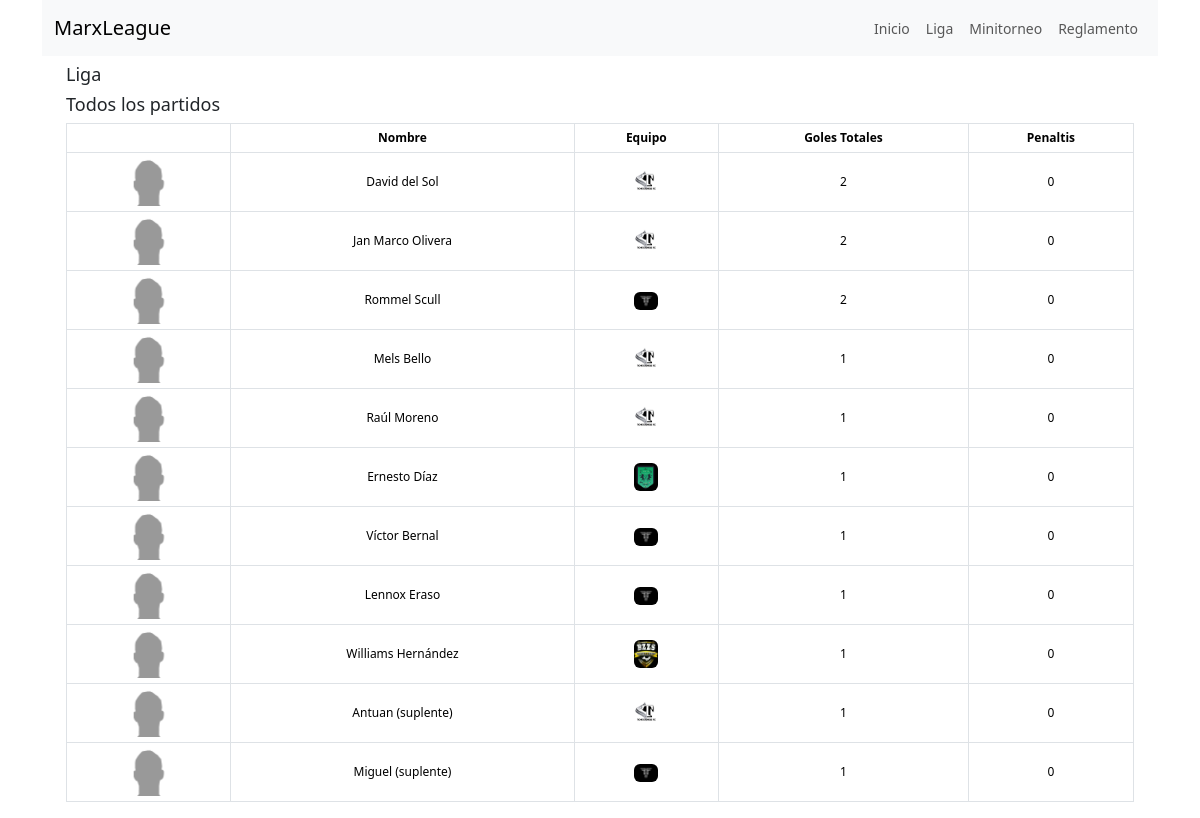
The page /stats/liga on the database its author committed.
### futbol/models/league.py (models this page shows, shortened)
class League(models.Model):
    name = models.CharField(max_length=100, unique=True, default="Nombre")
    slug = models.SlugField(max_length=100, unique=True, blank=True, null=True)
    teams = models.ManyToManyField('Team', related_name='leagues')

### futbol/models/player.py (models this page shows, shortened)
class Player(models.Model):
    name = models.CharField(max_length=100, unique=True, default="Nombre")
    grade = models.CharField(max_length=50, null=True, blank=True)
    imagen = models.CharField(max_length=100, null=True, blank=True)
    alias = models.CharField(max_length=50, null=True, blank=True)

### futbol/views/pages/stats_menu_option_page.py (the view)
# urls.py: path("stats/<slug:league_slug>", StatsMenuOptionPageView.as_view(), name="stats_page"),
class StatsMenuOptionPageView(TemplateView):
    template_name = "pages/stats_menu_option_page.html"
    def get_context_data(self, **kwargs):
        context = super().get_context_data(**kwargs)
        league = League.objects.get(slug=self.kwargs.get('league_slug'))
        stats_goals_view = StatsGoalsView(**kwargs)
        stats_goals_context = stats_goals_view.get_context_data(request=self.request, league_slug=self.kwargs.get('league_slug'),limits=5, show_details=True)
        stats_goals_view = render_to_string(stats_goals_view.template_name, stats_goals_context)
        context['stats_goals_view'] = stats_goals_view
        context['league'] = league
        return context

### futbol/templates/views/stats_goals_view.html (shortened to what this page needs)
{% load static %}
<table class="table table-bordered table-condensed">
  <thead>
    <tr>
      <th class="text-center"></th>
      <th class="text-center">Nombre</th>
      <th class="text-center">Equipo</th>
      <th class="text-center">Goles Totales</th>
      <th class="text-center">Penaltis</th>
    </tr>
  </thead>
  <tbody>
    {% for goal in goals %}
      <tr>
        <td class="text-center">
          <img style="height: 48; width: 48px" src="{% static 'futbol/images/players/' %}{{ goal.player__imagen|default:'na' }}.png" class="rounded" alt="Logo" /> <br />
        </td>
        <td class="text-center align-middle">{{ goal.player__name }}</td>
        <td class="text-center align-middle">
          <img style="height: 24; width: 24px" src="{% static 'futbol/images/logos/' %}{{ goal.player__playerleagueteam__team__imagen|default:'na' }}.png" class="rounded" alt="Logo" />
        </td>
        <td class="text-center align-middle">{{ goal.goals }}</td>
        <td class="text-center align-middle">{{ goal.penalties }}</td>
      </tr>
    {% endfor %}
  </tbody>
</table>

### futbol/templates/pages/stats_menu_option_page.html (shortened to what this page needs)
{% extends './base.html' %}
{% block content %}
<div class="container">
    <div class="row mt-2">
      <div class="col-md">
        <h1>{{ league.name}}</h1>
        <h3>Todos los partidos</h3>
        {{ stats_goals_view }}
      </div>
  </div>
</div>
{% endblock %}

### futbol/templates/pages/base.html (shortened to what this page needs)
<!DOCTYPE html>
{% load static %}
<html lang="en">
  <head>
    <link href="https://cdn.jsdelivr.net/npm/bootstrap@5.3.1/dist/css/bootstrap.min.css" rel="stylesheet" />
    <link rel="stylesheet" href="https://cdnjs.cloudflare.com/ajax/libs/font-awesome/5.15.3/css/all.min.css" />
    <link href="{% static 'css/style.css' %}" rel="stylesheet" />
  </head>
  <body>
    <div class="container">
      {% block sidebar %}
        <nav class="navbar navbar-expand-lg bg-body-tertiary mb-2">
          <div class="container">
            <div class="collapse navbar-collapse" id="navbarTogglerDemo01">
              <a class="navbar-brand" href="/">MarxLeague</a>
              <ul class="navbar-nav ms-auto mb-2 mb-lg-0">
                <a class="nav-link" href="/">Inicio</a>
                <li class="nav-item">
                  <a class="nav-link" href="{% url 'league_page' 'liga' %}">Liga</a>
                </li>
                <li class="nav-item">
                  <a class="nav-link" href="{% url 'league_page' 'minitorneo' %}">Minitorneo</a>
                </li>
                <li class="nav-item">
                  <a class="nav-link" href="{% url 'regulation_page' %}">Reglamento</a>
                </li>
              </ul>
            </div>
          </div>
        </nav>
      {% endblock %}
      <div class="container">
        {% block content %}
        {% endblock %}
      </div>
    </div>
  </body>
</html>

### static/css/style.css (style rules this page uses)
body { font-size: 14px; }
h1, h2, h3, h4, h5, h6 { font-size: 18px; color: var(--primary-color); }
.table { font-size: 12px; border-spacing: 0; border-collapse: collapse; }
.table th, .table td { padding: 5px; }

### rows shown on the page
League: name "Liga"
Player: player__name "David del Sol", goals "2", penalties "0"
Player: player__name "Jan Marco Olivera", goals "2", penalties "0"
Player: player__name "Rommel Scull", goals "2", penalties "0"
Player: player__name "Mels Bello", goals "1", penalties "0"
Player: player__name "Raúl Moreno", goals "1", penalties "0"
Player: player__name "Ernesto Díaz", shows a picture, goals "1", penalties "0"
Player: player__name "Víctor Bernal", goals "1", penalties "0"
Player: player__name "Lennox Eraso", goals "1", penalties "0"
Player: player__name "Williams Hernández", shows a picture, goals "1", penalties "0"
Player: player__name "Antuan (suplente)", goals "1", penalties "0"
Player: player__name "Miguel (suplente)", goals "1", penalties "0"
